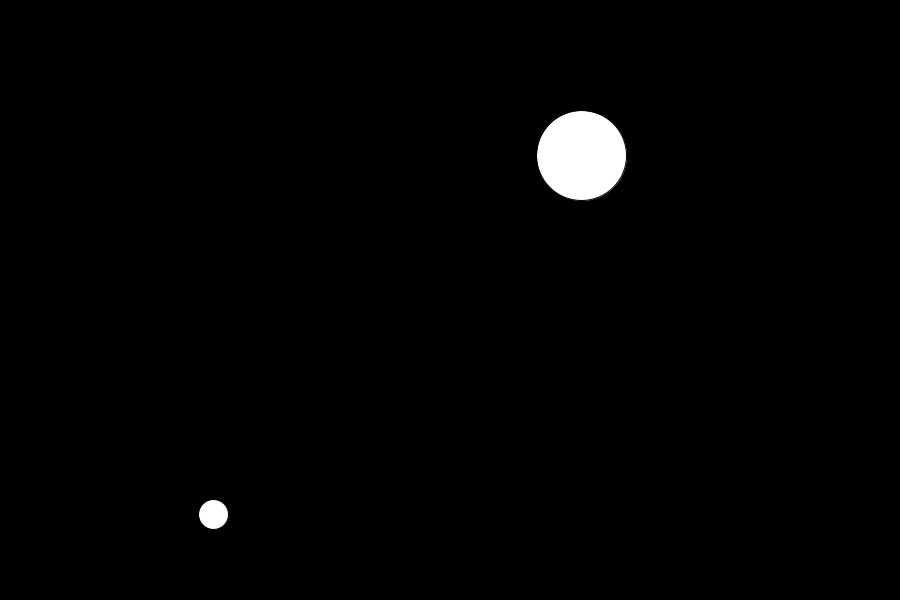
Frame 1 (no input)
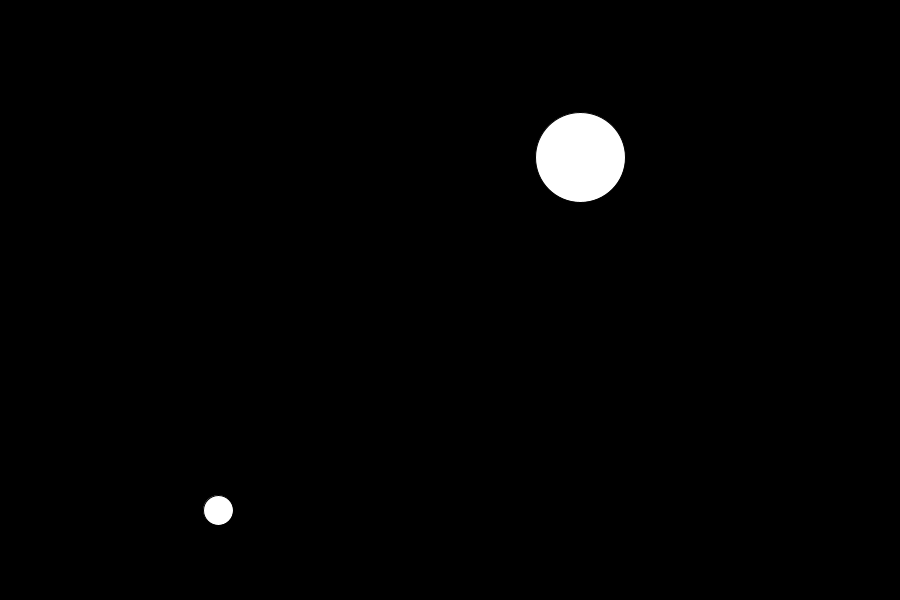
Frame 60 (the mouse pressed at the canvas centre just before this capture)
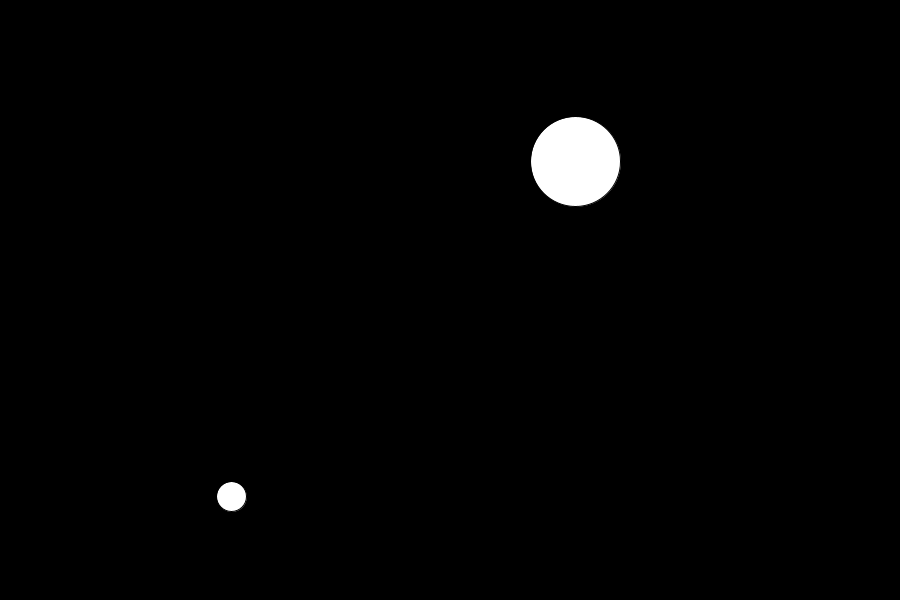
Frame 120 (the mouse held since frame 60 and released just before this capture)

The Processing sketch that drew these frames (run headless with seeded random() and noise(); from frame 60 on, the mouse is pressed at the canvas centre):

// Processing sketch: Garvity
// ── Garvity.pde
class Body{
  PVector location, velocity, acceleration;
  int mass;
  
  Body(){
    location = new PVector(random(width), random(height));
    velocity = new PVector(0, 0);
    acceleration = new PVector(0, 0);
    mass = (int)random(10);
  }
  
  void applyForce(PVector _force){
    PVector force = PVector.div(_force, mass);
    acceleration.add(force);
  }
  
  void update(){
    velocity.add(acceleration);
    //velocity.limit(20);
    location.add(velocity);
    acceleration.mult(0);
  }

  void checkEdges(){
    if (location.x > width) {
      location.x = width;
      velocity.x *= -1;
    } else if (location.x < 0) {
      velocity.x *= -1;
      location.x = 0;
    }
    
    if (location.y > height) {
      location.y = height;
      velocity.y *= -1;
    } else if(location.y < 0){
      location.y = 0;
      velocity.y *= -1;
    }
  }

  void display(){
    fill(255);
    ellipse(location.x, location.y, mass*10, mass*10);
  }  
}

void attact(Body body_1, Body body_2){
  float G = 100; //<>//
  PVector force = PVector.sub(body_1.location, body_2.location);
  float distance = force.mag();
  float magnitude = (G * body_1.mass * body_2.mass) / (distance * distance);
  force.setMag(magnitude);
  body_2.applyForce(force);
  body_1.applyForce(force.mult(-1));
}


Body body1, body2;

void setup(){
  size(900, 600);
  body1 = new Body();
  body2 = new Body();
}

void draw(){
  background(0);
  attact(body1, body2);

  body1.update();
  body2.update();
  body1.checkEdges();
  body2.checkEdges();
  body1.display();
  body2.display();
}
